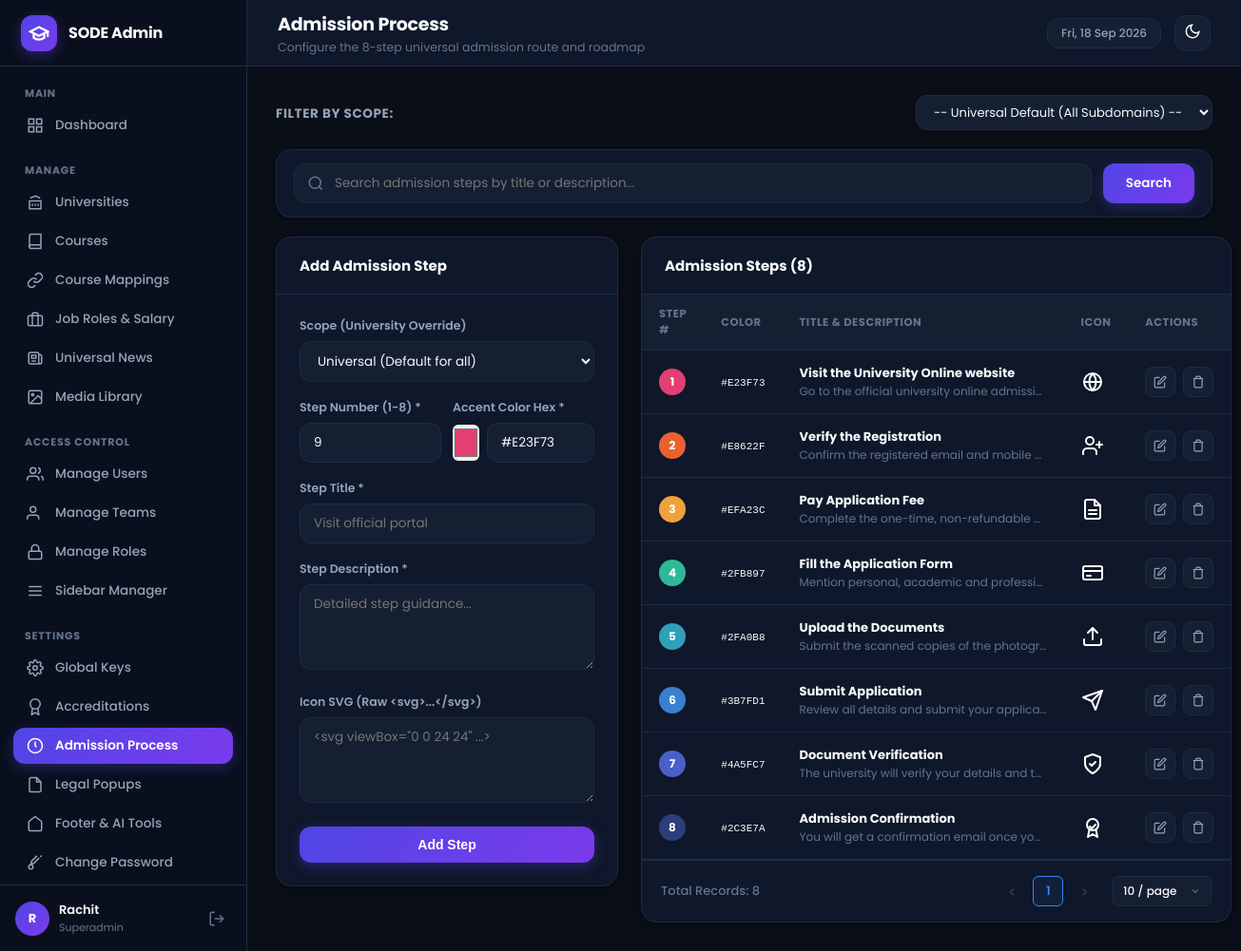
Screenshot of /admin/modules/admission_process/index.php (signed in) with the database file from the repository.
### tables this page shows
CREATE TABLE IF NOT EXISTS `sidebar_items` (
  `id` INT UNSIGNED AUTO_INCREMENT PRIMARY KEY,
  `display_name` VARCHAR(100) NOT NULL,
  `page_route` VARCHAR(255) NOT NULL,
  `sort_order` INT DEFAULT 0,
  `active_page_key` VARCHAR(100) NOT NULL,
  `rbac_module_key` VARCHAR(100) NOT NULL,
  `menu_section` VARCHAR(100) DEFAULT 'Manage',
  `icon_svg` TEXT NULL,
  `is_superadmin_only` TINYINT(1) DEFAULT 0,
  `is_active` TINYINT(1) DEFAULT 1,
  `created_at` TIMESTAMP DEFAULT CURRENT_TIMESTAMP
);

CREATE TABLE IF NOT EXISTS `admission_process_steps` (
  `id` INT UNSIGNED AUTO_INCREMENT PRIMARY KEY,
  `university_id` INT UNSIGNED NULL,
  `step_number` TINYINT UNSIGNED NOT NULL,
  `color_hex` VARCHAR(20) NOT NULL DEFAULT '#3B7FD1',
  `title` VARCHAR(255) NOT NULL,
  `description` TEXT NOT NULL,
  `icon_svg` TEXT NULL,
  CONSTRAINT `fk_aps_uni` FOREIGN KEY (`university_id`) REFERENCES `universities` (`id`) ON DELETE CASCADE
);

### admin/modules/admission_process/index.php (the view, shortened to what the rows shown need)
<?php
$active_page_key = 'admission_process';
$db = get_db_connection();
$selected_uni_id = isset($_GET['uni_id']) && $_GET['uni_id'] !== '' ? (int)$_GET['uni_id'] : null;
$search = trim($_GET['q'] ?? '');
$pagination = sode_get_pagination_params(10);
$page = $pagination['page'];
$per_page = $pagination['per_page'];
$offset = $pagination['offset'];
$where_clauses = [];
$params = [];
if ($selected_uni_id) {
    $where_clauses[] = "university_id = :uni_id";
    $params[':uni_id'] = $selected_uni_id;
} else {
    $where_clauses[] = "university_id IS NULL";
}
$where_sql = "WHERE " . implode(" AND ", $where_clauses);
$count_stmt = $db->prepare("SELECT COUNT(*) FROM admission_process_steps $where_sql");
$count_stmt->execute($params);
$total_steps = (int)$count_stmt->fetchColumn();
$query = "SELECT * FROM admission_process_steps $where_sql ORDER BY step_number ASC, id ASC LIMIT :limit OFFSET :offset";
$stmt = $db->prepare($query);
$stmt->bindValue(':limit', $per_page, PDO::PARAM_INT);
$stmt->bindValue(':offset', $offset, PDO::PARAM_INT);
$stmt->execute();
$steps = $stmt->fetchAll();
require_once ADMIN_PATH . '/includes/header.php';
?>
<div class="split-layout">
    <div class="admin-card">
        <div class="table-responsive">
            <table class="admin-table">
                <thead>
                    <tr>
                        <th>Step #</th>
                        <th>Color</th>
                        <th>Title & Description</th>
                        <th>Icon</th>
                        <th>Actions</th>
                    </tr>
                </thead>
                <tbody>
                    <?php if (empty($steps)): ?>
                        <tr><td colspan="5" style="text-align:center; padding:32px; color:var(--text-dim);"><?php echo $search !== '' ? 'No steps match your search query "' . htmlspecialchars($search) . '".' : 'No steps defined for this scope.'; ?></td></tr>
                    <?php else: ?>
                        <?php foreach ($steps as $s): ?>
                            <tr>
                                <td>
                                    <div style="width:28px; height:28px; border-radius:50%; background:<?php echo htmlspecialchars($s['color_hex']); ?>; color:#fff; display:flex; align-items:center; justify-content:center; font-weight:700; font-size:12px;">
                                        <?php echo $s['step_number']; ?>
                                    </div>
                                </td>
                                <td>
                                    <code style="font-size:11px;"><?php echo htmlspecialchars($s['color_hex']); ?></code>
                                </td>
                                <td>
                                    <strong><?php echo htmlspecialchars($s['title']); ?></strong>
                                    <div style="font-size:12px; color:var(--text-dim); max-width:260px; white-space:nowrap; overflow:hidden; text-overflow:ellipsis;">
                                        <?php echo htmlspecialchars($s['description']); ?>
                                    </div>
                                </td>
                                <td style="width:30px;">
                                    <?php if (!empty($s['icon_svg'])): ?>
                                        <div style="width:24px; height:24px; color:var(--primary);"><?php echo $s['icon_svg']; ?></div>
                                    <?php else: ?>
                                        <span style="color:var(--text-dim);">-</span>
                                    <?php endif; ?>
                                </td>
                                <td>
                                    <div class="table-actions">
                                        <a href="<?php echo BASE_URL; ?>/modules/admission_process/index.php?edit_id=<?php echo $s['id']; ?><?php echo $selected_uni_id ? '&uni_id=' . $selected_uni_id : ''; ?>" class="action-btn" title="Edit">
                                            <svg width="14" height="14" viewBox="0 0 24 24" fill="none" stroke="currentColor" stroke-width="2"><path d="M11 4H4a2 2 0 0 0-2 2v14a2 2 0 0 0 2 2h14a2 2 0 0 0 2-2v-7"></path><path d="M18.5 2.5a2.121 2.121 0 0 1 3 3L12 15l-4 1 1-4 9.5-9.5z"></path></svg>
                                        </a>
                                        <form method="POST" action="" class="confirm-delete" style="display:inline;">
                                            <button type="submit" class="action-btn delete-btn" title="Delete">
                                                <svg width="14" height="14" viewBox="0 0 24 24" fill="none" stroke="currentColor" stroke-width="2"><polyline points="3 6 5 6 21 6"></polyline><path d="M19 6v14a2 2 0 0 1-2 2H7a2 2 0 0 1-2-2V6m3 0V4a2 2 0 0 1 2-2h4a2 2 0 0 1 2 2v2"></path></svg>
                                            </button>
                                        </form>
                                    </div>
                                </td>
                            </tr>
                        <?php endforeach; ?>
                    <?php endif; ?>
                </tbody>
            </table>
        </div>
        <?php echo sode_render_pagination($total_steps, $page, $per_page); ?>
    </div>
</div>
<?php
require_once ADMIN_PATH . '/includes/footer.php';
?>

### admin/includes/sidebar.php (shortened to what the rows shown need)
<?php
$sidebar_items = get_user_sidebar_items();
$grouped_items = [];
foreach ($sidebar_items as $item) {
    $section = !empty($item['menu_section']) ? strtoupper($item['menu_section']) : 'MANAGE';
    $grouped_items[$section][] = $item;
}
$current_page_key = $active_page_key ?? 'dashboard';
?>
<aside class="app-sidebar" id="app-sidebar">
    <nav class="sidebar-nav">
        <?php foreach ($grouped_items as $section_title => $section_items): ?>
            <div class="nav-section">
                <div class="nav-section-title"><?php echo htmlspecialchars($section_title); ?></div>
                <ul class="nav-list">
                    <?php foreach ($section_items as $item):
                        $is_active = ($current_page_key === $item['active_page_key']);
                        $route = (strpos($item['page_route'], 'http') === 0) ? $item['page_route'] : BASE_URL . '/' . ltrim($item['page_route'], '/');
                    ?>
                        <li class="nav-item <?php echo $is_active ? 'active' : ''; ?>">
                            <a href="<?php echo htmlspecialchars($route); ?>">
                                <?php if (!empty($item['icon_svg'])): ?>
                                    <?php echo $item['icon_svg']; ?>
                                <?php else: ?>
                                    <svg width="18" height="18" viewBox="0 0 24 24" fill="none" stroke="currentColor" stroke-width="2"><circle cx="12" cy="12" r="4"></circle></svg>
                                <?php endif; ?>
                                <span><?php echo htmlspecialchars($item['display_name']); ?></span>
                            </a>
                        </li>
                    <?php endforeach; ?>
                </ul>
            </div>
        <?php endforeach; ?>
    </nav>
</aside>

### admin/includes/helpers.php (shortened to what the rows shown need)
<?php
if (!function_exists('sode_get_pagination_params')) {
    function sode_get_pagination_params($default_per_page = 10, $allowed = [10, 25, 50, 100], $page_key = 'page', $per_page_key = 'per_page') {
        $page = isset($_GET[$page_key]) ? (int)$_GET[$page_key] : 1;
        $per_page = isset($_GET[$per_page_key]) ? (int)$_GET[$per_page_key] : $default_per_page;
        $offset = ($page - 1) * $per_page;
        return [
            'page'     => $page,
            'per_page' => $per_page,
            'offset'   => $offset
        ];
    }
}
if (!function_exists('sode_render_pagination')) {
    function sode_render_pagination($total_records, $current_page, $per_page, $allowed = [10, 25, 50, 100], $page_key = 'page', $per_page_key = 'per_page') {
        $total_records = max(0, (int)$total_records);
        $per_page = max(1, (int)$per_page);
        $total_pages = max(1, (int)ceil($total_records / $per_page));
        $current_page = max(1, min((int)$current_page, $total_pages));
        $pages = [];
        if ($total_pages <= 7) {
            for ($i = 1; $i <= $total_pages; $i++) {
                $pages[] = $i;
            }
        }
        ?>
        <div class="sode-pagination-bar">
            <div class="sode-pagination-left">
                <span class="sode-pagination-total">Total Records: <?php echo number_format($total_records); ?></span>
            </div>
        </div>
        <?php
        return ob_get_clean();
    }
}

### rows the page displays
sidebar_items: display_name "Dashboard"
sidebar_items: display_name "Universities"
sidebar_items: display_name "Courses"
sidebar_items: display_name "Course Mappings"
sidebar_items: display_name "Job Roles & Salary"
sidebar_items: display_name "Universal News"
sidebar_items: display_name "Media Library"
sidebar_items: display_name "Manage Users"
sidebar_items: display_name "Manage Teams"
sidebar_items: display_name "Manage Roles"
sidebar_items: display_name "Sidebar Manager"
sidebar_items: display_name "Global Keys"
sidebar_items: display_name "Accreditations"
sidebar_items: display_name "Admission Process"
sidebar_items: display_name "Legal Popups"
sidebar_items: display_name "Footer & AI Tools"
sidebar_items: display_name "Change Password"
admission_process_steps: step_number "1", color_hex "#E23F73", title "Visit the University Online website", description "Go to the official university online admissi…"
admission_process_steps: step_number "2", color_hex "#E8622F", title "Verify the Registration", description "Confirm the registered email and mobile…"
admission_process_steps: step_number "3", color_hex "#EFA23C", title "Pay Application Fee", description "Complete the one-time, non-refundable…"
admission_process_steps: step_number "4", color_hex "#2FB897", title "Fill the Application Form", description "Mention personal, academic and professi…"
admission_process_steps: step_number "5", color_hex "#2FA0B8", title "Upload the Documents", description "Submit the scanned copies of the photogr…"
admission_process_steps: step_number "6", color_hex "#3B7FD1", title "Submit Application", description "Review all details and submit your applic…"
admission_process_steps: step_number "7", color_hex "#4A5FC7", title "Document Verification", description "The university will verify your details and t…"
admission_process_steps: step_number "8", color_hex "#2C3E7A", title "Admission Confirmation", description "You will get a confirmation email once yo…", id "8"

### other values shown
APP_NAME "SODE Admin"
$section_title "MAIN"
$section_title "MANAGE"
$section_title "ACCESS CONTROL"
$section_title "SETTINGS"
get_user_initials($current_user['name']) "R"
$current_user['name'] "Rachit"
$current_user['role_name'] "Superadmin"
$page_title "Admission Process"
$page_subtitle "Configure the 8-step universal admission route and roadmap"
$total_steps "8"
$p "1"
form field value "10 / page"
